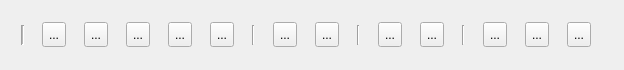
  <widget class="QDockWidget" name="dockWidget_4">
   <property name="sizePolicy">
    <sizepolicy hsizetype="Preferred" vsizetype="Fixed">
     <horstretch>0</horstretch>
     <verstretch>0</verstretch>
    </sizepolicy>
   </property>
   <property name="minimumSize">
    <size>
     <width>624</width>
     <height>70</height>
    </size>
   </property>
   <property name="maximumSize">
    <size>
     <width>524287</width>
     <height>70</height>
    </size>
   </property>
   <attribute name="dockWidgetArea">
    <number>4</number>
   </attribute>
   <widget class="QWidget" name="dockWidgetContents_4">
    <layout class="QHBoxLayout" name="horizontalLayout_2">
     <item>
      <widget class="Line" name="line_7">
       <property name="sizePolicy">
        <sizepolicy hsizetype="Fixed" vsizetype="Fixed">
         <horstretch>0</horstretch>
         <verstretch>0</verstretch>
        </sizepolicy>
       </property>
       <property name="maximumSize">
        <size>
         <width>16777215</width>
         <height>20</height>
        </size>
       </property>
       <property name="lineWidth">
        <number>1</number>
       </property>
       <property name="midLineWidth">
        <number>1</number>
       </property>
       <property name="orientation">
        <enum>Qt::Vertical</enum>
       </property>
      </widget>
     </item>
     <item>
      <widget class="QToolButton" name="toolButton_19">
       <property name="maximumSize">
        <size>
         <width>16777215</width>
         <height>25</height>
        </size>
       </property>
       <property name="cursor">
        <cursorShape>PointingHandCursor</cursorShape>
       </property>
       <property name="toolTip">
        <string>Keyboard</string>
       </property>
       <property name="styleSheet">
        <string notr="true"/>
       </property>
       <property name="text">
        <string>...</string>
       </property>
       <property name="icon">
        <iconset>
         <normaloff>Icons/Keyboard-48.png</normaloff>Icons/Keyboard-48.png</iconset>
       </property>
       <property name="iconSize">
        <size>
         <width>35</width>
         <height>35</height>
        </size>
       </property>
      </widget>
     </item>
     <item>
      <widget class="QToolButton" name="toolButton_23">
       <property name="maximumSize">
        <size>
         <width>16777215</width>
         <height>25</height>
        </size>
       </property>
       <property name="cursor">
        <cursorShape>PointingHandCursor</cursorShape>
       </property>
       <property name="toolTip">
        <string>Print graph</string>
       </property>
       <property name="styleSheet">
        <string notr="true"/>
       </property>
       <property name="text">
        <string>...</string>
       </property>
       <property name="icon">
        <iconset>
         <normaloff>Icons/Printer-48.png</normaloff>Icons/Printer-48.png</iconset>
       </property>
       <property name="iconSize">
        <size>
         <width>35</width>
         <height>35</height>
        </size>
       </property>
      </widget>
     </item>
     <item>
      <widget class="QToolButton" name="toolButton_2">
       <property name="maximumSize">
        <size>
         <width>16777215</width>
         <height>25</height>
        </size>
       </property>
       <property name="cursor">
        <cursorShape>PointingHandCursor</cursorShape>
       </property>
       <property name="toolTip">
        <string>Save Graph</string>
       </property>
       <property name="text">
        <string>...</string>
       </property>
       <property name="icon">
        <iconset>
         <normaloff>Icons/Save-48.png</normaloff>Icons/Save-48.png</iconset>
       </property>
       <property name="iconSize">
        <size>
         <width>35</width>
         <height>35</height>
        </size>
       </property>
      </widget>
     </item>
     <item>
      <widget class="QToolButton" name="toolButton_24">
       <property name="maximumSize">
        <size>
         <width>16777215</width>
         <height>25</height>
        </size>
       </property>
       <property name="cursor">
        <cursorShape>PointingHandCursor</cursorShape>
       </property>
       <property name="toolTip">
        <string>Take a screenshot</string>
       </property>
       <property name="styleSheet">
        <string notr="true"/>
       </property>
       <property name="text">
        <string>...</string>
       </property>
       <property name="icon">
        <iconset>
         <normaloff>Icons/Camera-02-48.png</normaloff>Icons/Camera-02-48.png</iconset>
       </property>
       <property name="iconSize">
        <size>
         <width>35</width>
         <height>35</height>
        </size>
       </property>
      </widget>
     </item>
     <item>
      <widget class="QToolButton" name="toolButton_22">
       <property name="maximumSize">
        <size>
         <width>16777215</width>
         <height>25</height>
        </size>
       </property>
       <property name="cursor">
        <cursorShape>PointingHandCursor</cursorShape>
       </property>
       <property name="toolTip">
        <string>Go to our FaceBook page</string>
       </property>
       <property name="styleSheet">
        <string notr="true"/>
       </property>
       <property name="text">
        <string>...</string>
       </property>
       <property name="icon">
        <iconset>
         <normaloff>Icons/Facebook-48.png</normaloff>Icons/Facebook-48.png</iconset>
       </property>
       <property name="iconSize">
        <size>
         <width>35</width>
         <height>35</height>
        </size>
       </property>
      </widget>
     </item>
     <item>
      <widget class="Line" name="line_3">
       <property name="sizePolicy">
        <sizepolicy hsizetype="Fixed" vsizetype="Fixed">
         <horstretch>0</horstretch>
         <verstretch>0</verstretch>
        </sizepolicy>
       </property>
       <property name="maximumSize">
        <size>
         <width>16777215</width>
         <height>20</height>
        </size>
       </property>
       <property name="orientation">
        <enum>Qt::Vertical</enum>
       </property>
      </widget>
     </item>
     <item>
      <widget class="QToolButton" name="toolButton_21">
       <property name="maximumSize">
        <size>
         <width>16777215</width>
         <height>25</height>
        </size>
       </property>
       <property name="cursor">
        <cursorShape>PointingHandCursor</cursorShape>
       </property>
       <property name="toolTip">
        <string>Play</string>
       </property>
       <property name="styleSheet">
        <string notr="true"/>
       </property>
       <property name="text">
        <string>...</string>
       </property>
       <property name="icon">
        <iconset>
         <normaloff>Icons/Media-Play-48.png</normaloff>Icons/Media-Play-48.png</iconset>
       </property>
       <property name="iconSize">
        <size>
         <width>35</width>
         <height>35</height>
        </size>
       </property>
      </widget>
     </item>
     <item>
      <widget class="QToolButton" name="toolButton_16">
       <property name="maximumSize">
        <size>
         <width>16777215</width>
         <height>25</height>
        </size>
       </property>
       <property name="cursor">
        <cursorShape>PointingHandCursor</cursorShape>
       </property>
       <property name="toolTip">
        <string>Stop</string>
       </property>
       <property name="styleSheet">
        <string notr="true"/>
       </property>
       <property name="text">
        <string>...</string>
       </property>
       <property name="icon">
        <iconset>
         <normaloff>Icons/Stop-48.png</normaloff>Icons/Stop-48.png</iconset>
       </property>
       <property name="iconSize">
        <size>
         <width>35</width>
         <height>35</height>
        </size>
       </property>
      </widget>
     </item>
     <item>
      <widget class="Line" name="line_2">
       <property name="sizePolicy">
        <sizepolicy hsizetype="Fixed" vsizetype="Fixed">
         <horstretch>0</horstretch>
         <verstretch>0</verstretch>
        </sizepolicy>
       </property>
       <property name="maximumSize">
        <size>
         <width>16777215</width>
         <height>20</height>
        </size>
       </property>
       <property name="orientation">
        <enum>Qt::Vertical</enum>
       </property>
      </widget>
     </item>
     <item>
      <widget class="QToolButton" name="toolButton_15">
       <property name="maximumSize">
        <size>
         <width>16777215</width>
         <height>25</height>
        </size>
       </property>
       <property name="cursor">
        <cursorShape>PointingHandCursor</cursorShape>
       </property>
       <property name="toolTip">
        <string>Disable Anti-Aliasing</string>
       </property>
       <property name="styleSheet">
        <string notr="true"/>
       </property>
       <property name="text">
        <string>...</string>
       </property>
       <property name="icon">
        <iconset>
         <normaloff>Icons/Column-Selection-48.png</normaloff>Icons/Column-Selection-48.png</iconset>
       </property>
       <property name="iconSize">
        <size>
         <width>35</width>
         <height>35</height>
        </size>
       </property>
      </widget>
     </item>
     <item>
      <widget class="QToolButton" name="toolButton_14">
       <property name="maximumSize">
        <size>
         <width>16777215</width>
         <height>25</height>
        </size>
       </property>
       <property name="cursor">
        <cursorShape>PointingHandCursor</cursorShape>
       </property>
       <property name="toolTip">
        <string>Enable Anti-Aliasing</string>
       </property>
       <property name="styleSheet">
        <string notr="true"/>
       </property>
       <property name="text">
        <string>...</string>
       </property>
       <property name="icon">
        <iconset>
         <normaloff>Icons/Slash-48.png</normaloff>Icons/Slash-48.png</iconset>
       </property>
       <property name="iconSize">
        <size>
         <width>35</width>
         <height>35</height>
        </size>
       </property>
      </widget>
     </item>
     <item>
      <widget class="Line" name="line">
       <property name="sizePolicy">
        <sizepolicy hsizetype="Fixed" vsizetype="Fixed">
         <horstretch>0</horstretch>
         <verstretch>0</verstretch>
        </sizepolicy>
       </property>
       <property name="maximumSize">
        <size>
         <width>16777215</width>
         <height>20</height>
        </size>
       </property>
       <property name="orientation">
        <enum>Qt::Vertical</enum>
       </property>
      </widget>
     </item>
     <item>
      <widget class="QToolButton" name="toolButton_13">
       <property name="maximumSize">
        <size>
         <width>16777215</width>
         <height>25</height>
        </size>
       </property>
       <property name="cursor">
        <cursorShape>PointingHandCursor</cursorShape>
       </property>
       <property name="toolTip">
        <string>Zoom All</string>
       </property>
       <property name="styleSheet">
        <string notr="true"/>
       </property>
       <property name="text">
        <string>...</string>
       </property>
       <property name="icon">
        <iconset>
         <normaloff>Icons/Magnifying-Glass-48.png</normaloff>Icons/Magnifying-Glass-48.png</iconset>
       </property>
       <property name="iconSize">
        <size>
         <width>35</width>
         <height>35</height>
        </size>
       </property>
      </widget>
     </item>
     <item>
      <widget class="QToolButton" name="toolButton_12">
       <property name="maximumSize">
        <size>
         <width>16777215</width>
         <height>25</height>
        </size>
       </property>
       <property name="cursor">
        <cursorShape>PointingHandCursor</cursorShape>
       </property>
       <property name="toolTip">
        <string>Zoom in</string>
       </property>
       <property name="styleSheet">
        <string notr="true"/>
       </property>
       <property name="text">
        <string>...</string>
       </property>
       <property name="icon">
        <iconset>
         <normaloff>Icons/Zoom-In-48.png</normaloff>Icons/Zoom-In-48.png</iconset>
       </property>
       <property name="iconSize">
        <size>
         <width>35</width>
         <height>35</height>
        </size>
       </property>
      </widget>
     </item>
     <item>
      <widget class="QToolButton" name="toolButton_11">
       <property name="maximumSize">
        <size>
         <width>16777215</width>
         <height>25</height>
        </size>
       </property>
       <property name="cursor">
        <cursorShape>PointingHandCursor</cursorShape>
       </property>
       <property name="toolTip">
        <string>Zoom out</string>
       </property>
       <property name="autoFillBackground">
        <bool>false</bool>
       </property>
       <property name="styleSheet">
        <string notr="true"/>
       </property>
       <property name="text">
        <string>...</string>
       </property>
       <property name="icon">
        <iconset>
         <normaloff>Icons/Zoom-Out-48.png</normaloff>Icons/Zoom-Out-48.png</iconset>
       </property>
       <property name="iconSize">
        <size>
         <width>35</width>
         <height>35</height>
        </size>
       </property>
      </widget>
     </item>
    </layout>
   </widget>
  </widget>
